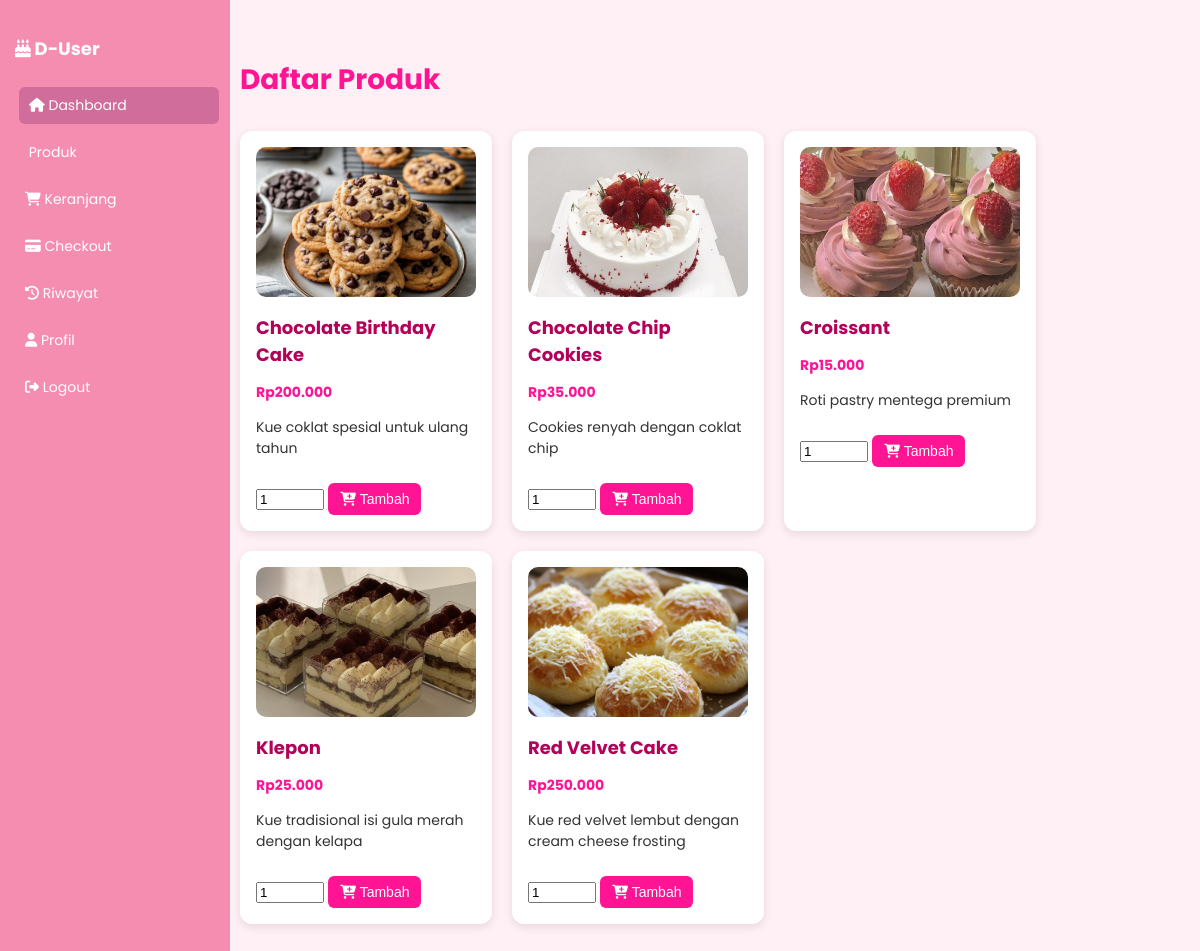
The page /user/detail_produk.php (signed in) on the database its author committed.
### tables this page shows
CREATE TABLE produk (
    id_produk INT AUTO_INCREMENT PRIMARY KEY,
    nama_produk VARCHAR(100) NOT NULL,
    deskripsi TEXT,
    harga INT NOT NULL,
    stok INT NOT NULL,
    gambar VARCHAR(100),
    id_kategori INT,
    FOREIGN KEY (id_kategori) REFERENCES kategori(id_kategori)
);

### user/detail_produk.php (the view, shortened to what this page needs)
<?php
require_once '../config/koneksi.php';
$query = mysqli_query($conn, "SELECT * FROM produk ORDER BY nama_produk ASC");
?>
<!DOCTYPE html>
<html lang="id">
<head>
    <link rel="stylesheet" href="https://cdnjs.cloudflare.com/ajax/libs/font-awesome/6.4.0/css/all.min.css">
</head>
<body>
    <nav class="sidebar">
    <h2><i class="fa-solid fa-cake-candles"></i> D-User</h2>
    <a href="dashboard.php" class="active"><i class="fa-solid fa-house"></i> Dashboard</a>
    <a href="detail_produk.php"><i class="fa-solid fa-cupcake"></i> Produk</a>
    <a href="keranjang.php"><i class="fa-solid fa-cart-shopping"></i> Keranjang</a>
    <a href="checkout.php"><i class="fa-solid fa-credit-card"></i> Checkout</a>
    <a href="detail_transaksi.php"><i class="fa-solid fa-clock-rotate-left"></i> Riwayat</a>
    <a href="profil.php"><i class="fa-solid fa-user"></i> Profil</a>
    <a href="logout.php"><i class="fa-solid fa-right-from-bracket"></i> Logout</a>
</nav>
    <div class="main-content">
        <h1>Daftar Produk</h1>
        <div class="produk-list">
            <?php while ($row = mysqli_fetch_assoc($query)) : ?>
                <div class="produk-item">
                    <img src="../assets/img/<?= htmlspecialchars($row['gambar']) ?>" alt="<?= htmlspecialchars($row['nama_produk']) ?>">
                    <h3><?= htmlspecialchars($row['nama_produk']) ?></h3>
                    <p class="harga">Rp<?= number_format($row['harga'], 0, ',', '.') ?></p>
                    <p><?= htmlspecialchars($row['deskripsi']) ?></p>
                    <form action="keranjang.php" method="post">
                        <input type="number" name="jumlah" value="1" min="1" max="20" style="width: 60px;">
                        <button type="submit" class="btn-keranjang"><i class="fa-solid fa-cart-plus"></i> Tambah</button>
                    </form>
                </div>
            <?php endwhile; ?>
        </div>
    </div>
</body>
</html>

### user/detail_produk.php (style rules this page uses)
body { font-family: 'Poppins', sans-serif; background-color: #fff0f5; margin: 0; }
.sidebar { position: fixed; top: 0; left: 0; width: 200px; height: 100%; background-color: #f58db0; padding: 20px 15px; }
.sidebar h2 { font-size: 18px; margin-bottom: 25px; color: #fff; }
.sidebar a { display: block; color: white; text-decoration: none; margin: 10px 0; padding: 8px 10px; border-radius: 6px; font-size: 14px; transition: background-color 0.3s ease, transform 0.2s ease; }
.sidebar a:hover, .sidebar a.active { background-color: #d06d9a; transform: translateX(4px); }
.main-content { margin-left: 200px; padding: 40px; background-color: #fff0f5; min-height: 100vh; }
h1 { color: deeppink; font-size: 28px; }
.produk-list { display: flex; flex-wrap: wrap; gap: 20px; margin-top: 30px; }
.produk-item { background-color: #fff; border-radius: 12px; box-shadow: 0 3px 10px rgba(0, 0, 0, 0.1); padding: 16px; width: 220px; }
.produk-item img { width: 100%; border-radius: 10px; height: 150px; object-fit: cover; }
.produk-item h3 { font-size: 18px; margin: 10px 0 5px; color: #b30059; }
.produk-item p { font-size: 14px; color: #333; }
.produk-item .harga { font-weight: bold; color: deeppink; }
.btn-keranjang { margin-top: 10px; background-color: deeppink; color: white; padding: 8px 12px; border: none; border-radius: 6px; cursor: pointer; font-size: 14px; transition: background-color 0.3s ease; }

### rows shown on the page
produk: gambar (picture), nama_produk "Chocolate Birthday Cake", harga "200.000", deskripsi "Kue coklat spesial untuk ulang tahun"
produk: gambar (picture), nama_produk "Chocolate Chip Cookies", harga "35.000", deskripsi "Cookies renyah dengan coklat chip"
produk: gambar (picture), nama_produk "Croissant", harga "15.000", deskripsi "Roti pastry mentega premium"
produk: gambar (picture), nama_produk "Klepon", harga "25.000", deskripsi "Kue tradisional isi gula merah dengan kelapa"
produk: gambar (picture), nama_produk "Red Velvet Cake", harga "250.000", deskripsi "Kue red velvet lembut dengan cream cheese frosting"
